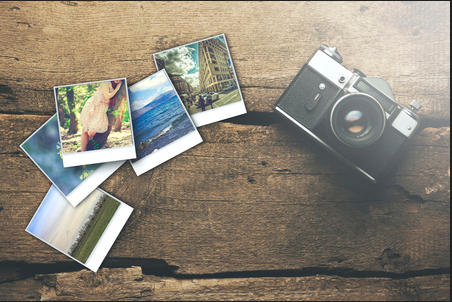
#> input picture 012 - Mejora de color/mejorar camara 2.png, 452 x 302 px, found by its file name
$ jupyter execute '012 - Mejora_de_color.ipynb'   (shell and % lines are left out)
#> lines starting #> are read from the running program, lines starting #| are printed output that depends on the picture
# Mejora del Color en Imágenes

**Objetivo:** Entender cómo mejorar o igualar la luminosidad y el contraste de una imagen mediante técnicas de procesamiento de imágenes.

## Preparación del Entorno

Primero, debemos asegurarnos de tener las bibliotecas necesarias

[cell 1]
import cv2  # Para procesamiento de imágenes
import numpy as np  # Para operaciones numéricas
import matplotlib.pyplot as plt  # Para visualización

[cell 2]
from google.colab import drive
drive.mount('/content/drive')

## Cargar la Imagen

Usaremos una imagen de ejemplo que se llama `valeria.png`. Puedes cargar la imagen de la siguiente manera:

## Visualizar la Imagen Original

Es importante visualizar la imagen original para ver el cambio después de aplicar las técnicas de mejora. Usaremos `cv2` para leer la imagen y `matplotlib` para mostrarla.

[cell 3]
I = cv2.imread('/content/drive/MyDrive/Colab Notebooks/imagenes/mejorar camara 2.png')  # Cargar la imagen
#> I is the input picture: shape (302, 452, 3); mean B, G, R 120.1, 133.7, 141.4
plt.figure(figsize=(10, 12))  # Tamaño de la figura
plt.imshow(cv2.cvtColor(I, cv2.COLOR_BGR2RGB))  # Mostrar la imagen en formato RGB
plt.title('Imagen Original')  # Título de la imagen
plt.show()  # Mostrar la figura

## Histograma de la Imagen

Los histogramas son una herramienta útil para entender la distribución de los colores (valores de píxeles) en una imagen. Vamos a crear una función que calcule y muestre el histograma para cada canal de color (Rojo, Verde, Azul).

[cell 4]
def imhist3(X):
    (N, M, P) = X.shape  # Obtener dimensiones de la imagen
#> N = 302; M = 452; P = 3
    n = 256  # Número de niveles de colores
    for p in range(3):  # Para cada canal de color
        h = np.zeros((256,))  # Crear un histograma vacío
        for i in range(N):  # Recorrer cada fila
            for j in range(M):  # Recorrer cada columna
                x = X[i, j, p]  # Obtener el valor del píxel
                h[x] += 1  # Incrementar el conteo en el histograma
        plt.figure(figsize=(30, 9))  # Tamaño de la figura
        plt.bar(range(n), h[0:n])  # Mostrar el histograma
        plt.title('Histograma del Canal ' + str(p))  # Título
        plt.show()  # Mostrar figura
#> this loop made 3 passes
#> pass 1, in imhist3, `plt.show()`:
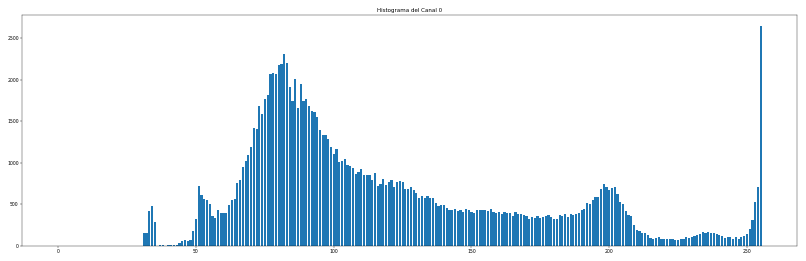
#> figure drawn by matplotlib, 1 panel; tallest bar 2644 high, from x = 254.6 to 255.4
#> pass 2, in imhist3, `plt.show()`:
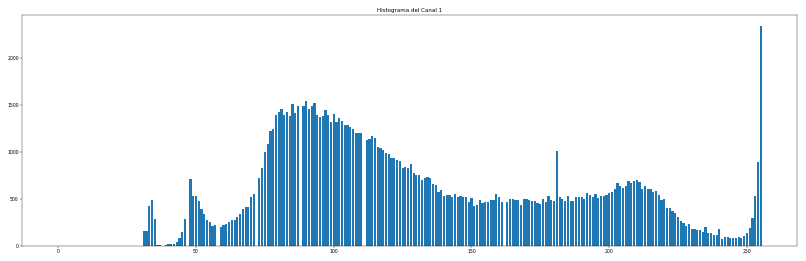
#> figure drawn by matplotlib, 1 panel; tallest bar 2340 high, from x = 254.6 to 255.4

## Analizar el Histograma de la Imagen Original

Ahora analizaremos el histograma de la imagen original para cada uno de los tres canales de color (Rojo, Verde, Azul).

[cell 5]
imhist3(I)  # Calcular y mostrar el histograma

## Ecualización de la Imagen

### Ecualización por Canal

Ahora, haremos una ecualización de los canales de color de la imagen para mejorar el contraste. Es importante mencionar que no es recomendable ecualizar cada canal de forma independiente porque puede alterar el balance de color original.

[cell 6]
J = I.copy()  # Hacer una copia de la imagen original
J[:, :, 0] = cv2.equalizeHist(I[:, :, 0])  # Ecualizar el canal Rojo
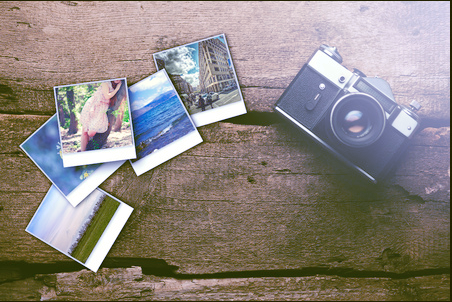
#> J: shape (302, 452, 3); mean B, G, R 128.5, 133.7, 141.4
J[:, :, 1] = cv2.equalizeHist(I[:, :, 1])  # Ecualizar el canal Verde
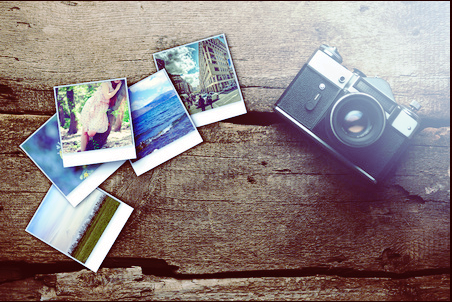
#> J: shape (302, 452, 3); mean B, G, R 128.5, 128.4, 141.4
J[:, :, 2] = cv2.equalizeHist(I[:, :, 2])  # Ecualizar el canal Azul
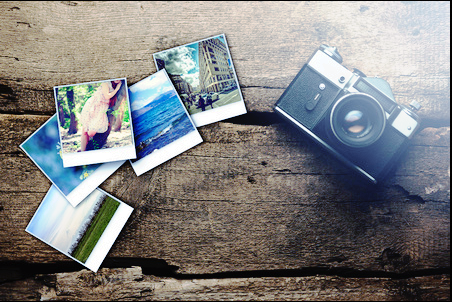
#> J: shape (302, 452, 3); mean B, G, R 128.5, 128.4, 128.2

[cell 7]
plt.figure(figsize=(6, 9))  # Tamaño de la figura
plt.imshow(cv2.cvtColor(J, cv2.COLOR_BGR2RGB))  # Mostrar la imagen ecualizada
plt.title('Imagen Ecualizada (por canales)')  # Título
plt.show()  # Mostrar

## Cómo funciona `cv2.equalizeHist()` internamente:

La función `cv2.equalizeHist()` realiza automáticamente la ecualización del histograma.  Estos son los pasos que realiza internamente:

1. **Calcula el histograma:** Determina la distribución de los valores de los píxeles en el canal especificado.
2. **Calcula la función de transformación:** Genera una función que mapeará los valores de píxeles originales a nuevos valores para lograr una distribución más uniforme.
3. **Aplica la transformación:** Modifica los valores de los píxeles de la imagen utilizando la función de transformación calculada.

Por lo tanto, no necesitas realizar cálculos manuales ni determinar la transformación adecuada. La función `cv2.equalizeHist()` lo hace automáticamente por ti.

### Ecualización Sobre el Canal de Brillo (Valor)

Ahora, para obtener mejores resultados, realizaremos la ecualización solo sobre el canal de brillo (V en el espacio de color HSV). Esto minimizará el cambio en el color pero mejorará la luminosidad y el contraste.

#### Convertir a HSV y Ecualizar

[cell 8]
K = I.copy()  # Hacer una copia de la imagen original
Khsv = cv2.cvtColor(K, cv2.COLOR_BGR2HSV)  # Convertir a HSV
#> Khsv: shape (302, 452, 3); mean H, S, V 36.9, 52.7, 146.2
Khsv[:, :, 2] = cv2.equalizeHist(Khsv[:, :, 2])  # Ecualizar el canal de brillo (V)
#> Khsv: shape (302, 452, 3); mean H, S, V 36.9, 52.7, 128.2
Knew = cv2.cvtColor(Khsv, cv2.COLOR_HSV2BGR)  # Convertir de nuevo a BGR
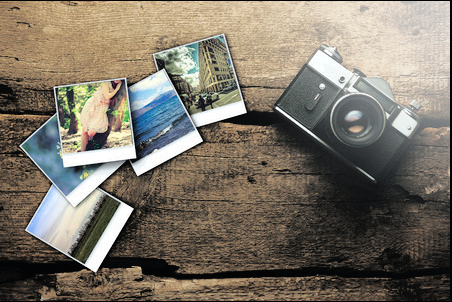
#> Knew: shape (302, 452, 3); mean B, G, R 104.2, 116.6, 124.1

[cell 9]
plt.figure(figsize=(6, 9))  # Tamaño de la figura
plt.imshow(cv2.cvtColor(Knew, cv2.COLOR_BGR2RGB))  # Mostrar la imagen ecualizada
plt.title('Imagen Ecualizada (solo canal V)')  # Título
plt.show()  # Mostrar figura

### Convertir a Espacio de Color Lab

Finalmente, convertiremos la imagen ecualizada al espacio de color Lab, que descompone la imagen en un canal de luminancia y dos canales de color.

[cell 10]
lab_image = cv2.cvtColor(Knew, cv2.COLOR_BGR2LAB)  # Convertir a Lab
#> lab_image: shape (302, 452, 3); mean of channels 0, 1, 2 122.6, 129.1, 135.8
L, A, B = cv2.split(lab_image)  # Separar los canales
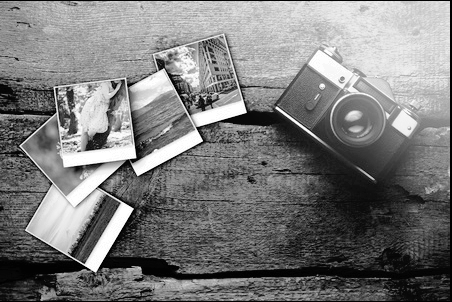
#> L: shape (302, 452); min 0, max 255, mean 122.6
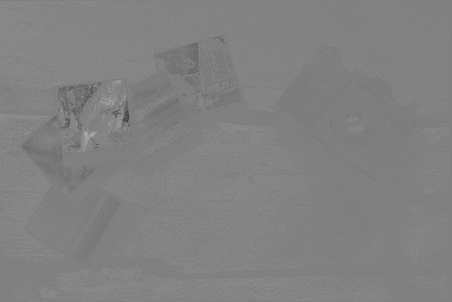
#> A: shape (302, 452); min 69, max 174, mean 129.1
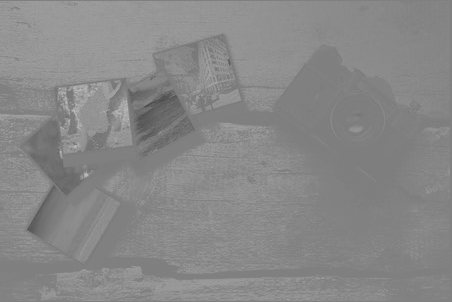
#> B: shape (302, 452); min 73, max 187, mean 135.8

#### Visualizar los Canales del Espacio Lab

[cell 11]
plt.figure(figsize=(12, 4))  # Tamaño de la figura (ajustable)

plt.subplot(1, 3, 1)
plt.imshow(L, cmap='gray')
plt.title('Canal L: Luminancia (Gris)')

plt.subplot(1, 3, 2)
plt.imshow(A, cmap='gray')
plt.title('Canal A: De Verde a Rojo')

plt.subplot(1, 3, 3)
plt.imshow(B, cmap='gray')
plt.title('Canal B: De Azul a Amarillo')

plt.subplots_adjust(wspace=0.4)  # Aumentar el espacio horizontal
plt.show()

$ run again, with 012 - Mejora de color/mejorar camara.png copied over 012 - Mejora de color/mejorar camara 2.png
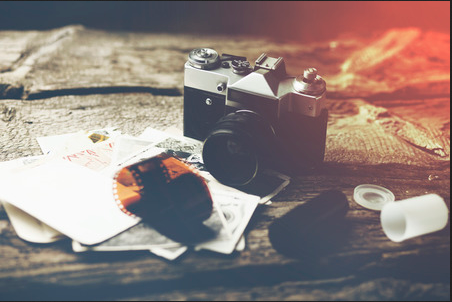
#> input picture 012 - Mejora de color/mejorar camara.png, 452 x 302 px, found by its file name
#> I is the input picture: shape (302, 452, 3); mean B, G, R 124.2, 127.6, 143.1
#> lab_image: shape (302, 452, 3); mean of channels 0, 1, 2 117.6, 133.6, 132.9
#> `L, A, B = cv2.split(lab_image)`:
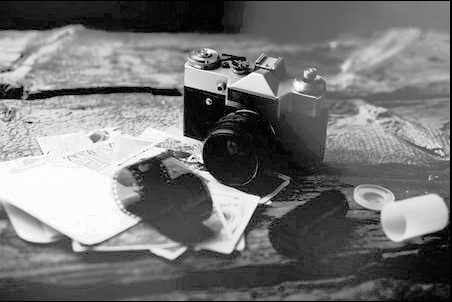
#> L: shape (302, 452); min 0, max 255, mean 117.6
#> `L, A, B = cv2.split(lab_image)`:
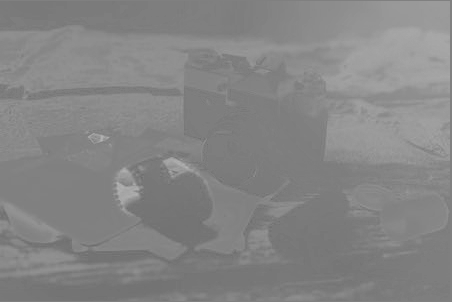
#> B: shape (302, 452); min 108, max 180, mean 132.9
